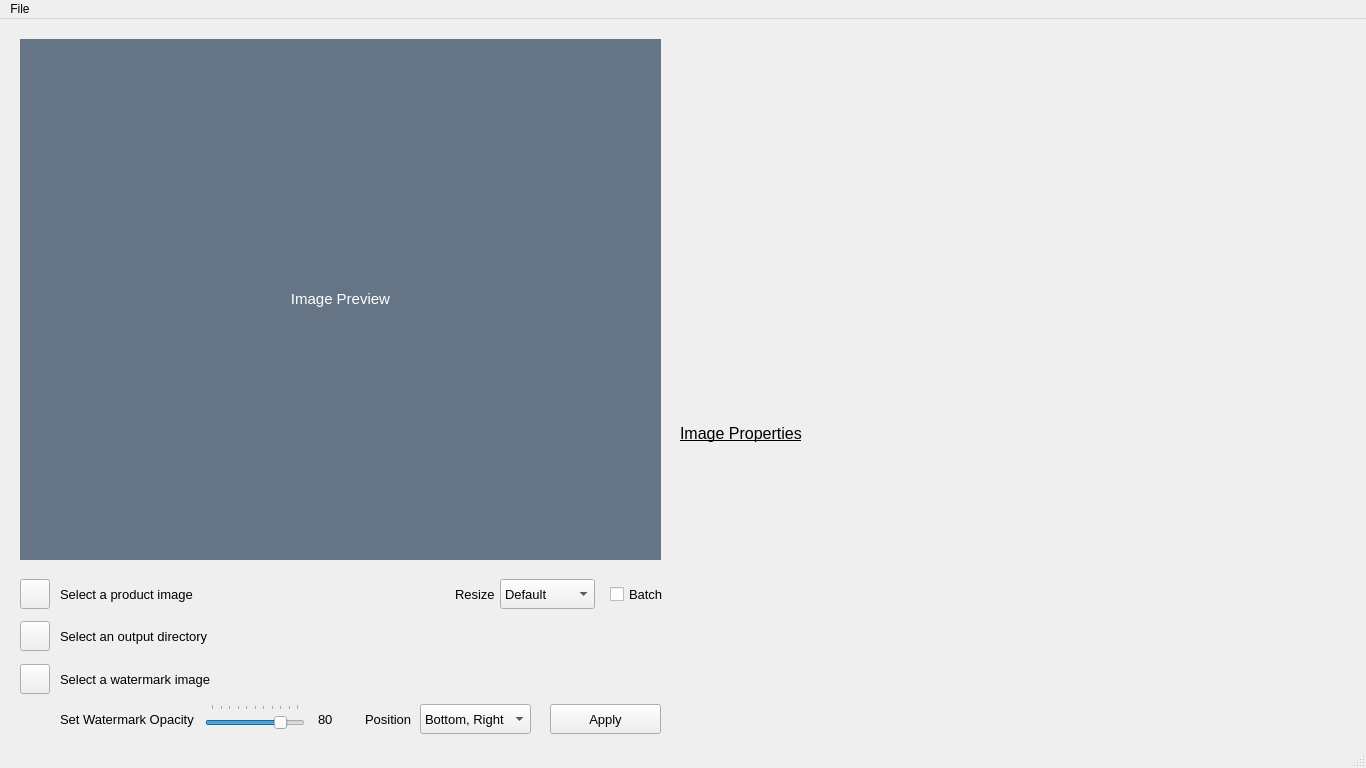
<?xml version="1.0" encoding="UTF-8"?>
<ui version="4.0">
 <class>MainWindow</class>
 <widget class="QMainWindow" name="MainWindow">
  <property name="geometry">
   <rect>
    <x>0</x>
    <y>0</y>
    <width>1366</width>
    <height>768</height>
   </rect>
  </property>
  <property name="minimumSize">
   <size>
    <width>1366</width>
    <height>768</height>
   </size>
  </property>
  <property name="maximumSize">
   <size>
    <width>1366</width>
    <height>768</height>
   </size>
  </property>
  <property name="windowTitle">
   <string>Inchcape Digital PartScribe™</string>
  </property>
  <widget class="QWidget" name="centralwidget">
   <widget class="QPushButton" name="btnApplyWM">
    <property name="geometry">
     <rect>
      <x>550</x>
      <y>685</y>
      <width>111</width>
      <height>30</height>
     </rect>
    </property>
    <property name="font">
     <font>
      <pointsize>10</pointsize>
     </font>
    </property>
    <property name="text">
     <string>Apply</string>
    </property>
   </widget>
   <widget class="QLabel" name="lblImage">
    <property name="geometry">
     <rect>
      <x>20</x>
      <y>20</y>
      <width>641</width>
      <height>521</height>
     </rect>
    </property>
    <property name="font">
     <font>
      <pointsize>11</pointsize>
     </font>
    </property>
    <property name="styleSheet">
     <string notr="true">border-color: rgb(0, 0, 0);
background-color: rgba(21, 44, 71, 160);</string>
    </property>
    <property name="text">
     <string>&lt;html&gt;&lt;head/&gt;&lt;body&gt;&lt;p&gt;&lt;span style=&quot; color:#ffffff;&quot;&gt;Image Preview&lt;/span&gt;&lt;/p&gt;&lt;/body&gt;&lt;/html&gt;</string>
    </property>
    <property name="scaledContents">
     <bool>false</bool>
    </property>
    <property name="alignment">
     <set>Qt::AlignCenter</set>
    </property>
   </widget>
   <widget class="QComboBox" name="cbWmPos">
    <property name="geometry">
     <rect>
      <x>420</x>
      <y>685</y>
      <width>111</width>
      <height>30</height>
     </rect>
    </property>
    <property name="font">
     <font>
      <pointsize>10</pointsize>
     </font>
    </property>
    <item>
     <property name="text">
      <string>Bottom, Right</string>
     </property>
    </item>
    <item>
     <property name="text">
      <string>Bottom, Center</string>
     </property>
    </item>
    <item>
     <property name="text">
      <string>Bottom, Left</string>
     </property>
    </item>
    <item>
     <property name="text">
      <string>Top, Right</string>
     </property>
    </item>
    <item>
     <property name="text">
      <string>Top, Center</string>
     </property>
    </item>
    <item>
     <property name="text">
      <string>Top, Left</string>
     </property>
    </item>
    <item>
     <property name="text">
      <string>Center, Right</string>
     </property>
    </item>
    <item>
     <property name="text">
      <string>Center</string>
     </property>
    </item>
    <item>
     <property name="text">
      <string>Center, Left</string>
     </property>
    </item>
   </widget>
   <widget class="QPushButton" name="btnSelectWM">
    <property name="geometry">
     <rect>
      <x>20</x>
      <y>645</y>
      <width>30</width>
      <height>30</height>
     </rect>
    </property>
    <property name="icon">
     <iconset>
      <normaloff>Resources/star.svg</normaloff>Resources/star.svg</iconset>
    </property>
    <property name="iconSize">
     <size>
      <width>30</width>
      <height>30</height>
     </size>
    </property>
   </widget>
   <widget class="QSlider" name="sldTransparency">
    <property name="geometry">
     <rect>
      <x>205</x>
      <y>685</y>
      <width>100</width>
      <height>30</height>
     </rect>
    </property>
    <property name="font">
     <font>
      <pointsize>10</pointsize>
     </font>
    </property>
    <property name="maximum">
     <number>100</number>
    </property>
    <property name="value">
     <number>80</number>
    </property>
    <property name="sliderPosition">
     <number>80</number>
    </property>
    <property name="orientation">
     <enum>Qt::Horizontal</enum>
    </property>
    <property name="tickPosition">
     <enum>QSlider::TicksAbove</enum>
    </property>
   </widget>
   <widget class="QPushButton" name="btnSelImg">
    <property name="geometry">
     <rect>
      <x>20</x>
      <y>560</y>
      <width>30</width>
      <height>30</height>
     </rect>
    </property>
    <property name="text">
     <string/>
    </property>
    <property name="icon">
     <iconset>
      <normaloff>Resources/image.svg</normaloff>Resources/image.svg</iconset>
    </property>
    <property name="iconSize">
     <size>
      <width>30</width>
      <height>30</height>
     </size>
    </property>
   </widget>
   <widget class="QPushButton" name="btnSelDir">
    <property name="geometry">
     <rect>
      <x>20</x>
      <y>602</y>
      <width>30</width>
      <height>30</height>
     </rect>
    </property>
    <property name="text">
     <string/>
    </property>
    <property name="icon">
     <iconset>
      <normaloff>Resources/folder.svg</normaloff>Resources/folder.svg</iconset>
    </property>
    <property name="iconSize">
     <size>
      <width>30</width>
      <height>30</height>
     </size>
    </property>
   </widget>
   <widget class="QLabel" name="lblFile">
    <property name="geometry">
     <rect>
      <x>60</x>
      <y>560</y>
      <width>380</width>
      <height>30</height>
     </rect>
    </property>
    <property name="font">
     <font>
      <pointsize>10</pointsize>
     </font>
    </property>
    <property name="text">
     <string>Select a product image</string>
    </property>
   </widget>
   <widget class="QLabel" name="lblDir">
    <property name="geometry">
     <rect>
      <x>60</x>
      <y>602</y>
      <width>601</width>
      <height>30</height>
     </rect>
    </property>
    <property name="font">
     <font>
      <pointsize>10</pointsize>
     </font>
    </property>
    <property name="text">
     <string>Select an output directory</string>
    </property>
   </widget>
   <widget class="QLabel" name="lblWM">
    <property name="geometry">
     <rect>
      <x>60</x>
      <y>645</y>
      <width>601</width>
      <height>30</height>
     </rect>
    </property>
    <property name="font">
     <font>
      <pointsize>10</pointsize>
     </font>
    </property>
    <property name="text">
     <string>Select a watermark image</string>
    </property>
   </widget>
   <widget class="QLabel" name="lblTransparency">
    <property name="geometry">
     <rect>
      <x>60</x>
      <y>685</y>
      <width>140</width>
      <height>30</height>
     </rect>
    </property>
    <property name="font">
     <font>
      <pointsize>10</pointsize>
     </font>
    </property>
    <property name="text">
     <string>Set Watermark Opacity</string>
    </property>
   </widget>
   <widget class="QLabel" name="lblLogo">
    <property name="geometry">
     <rect>
      <x>1160</x>
      <y>10</y>
      <width>192</width>
      <height>35</height>
     </rect>
    </property>
    <property name="text">
     <string/>
    </property>
    <property name="pixmap">
     <pixmap>Resources/inchcapelogo.png</pixmap>
    </property>
    <property name="scaledContents">
     <bool>true</bool>
    </property>
    <property name="alignment">
     <set>Qt::AlignCenter</set>
    </property>
    <property name="wordWrap">
     <bool>false</bool>
    </property>
   </widget>
   <widget class="QLabel" name="lblWmPos">
    <property name="geometry">
     <rect>
      <x>365</x>
      <y>685</y>
      <width>51</width>
      <height>30</height>
     </rect>
    </property>
    <property name="font">
     <font>
      <pointsize>10</pointsize>
     </font>
    </property>
    <property name="text">
     <string>Position</string>
    </property>
   </widget>
   <widget class="QLabel" name="lblSlider">
    <property name="geometry">
     <rect>
      <x>318</x>
      <y>685</y>
      <width>41</width>
      <height>30</height>
     </rect>
    </property>
    <property name="font">
     <font>
      <pointsize>10</pointsize>
     </font>
    </property>
    <property name="text">
     <string>80</string>
    </property>
   </widget>
   <widget class="QComboBox" name="cbRes">
    <property name="geometry">
     <rect>
      <x>500</x>
      <y>560</y>
      <width>95</width>
      <height>30</height>
     </rect>
    </property>
    <property name="font">
     <font>
      <pointsize>10</pointsize>
     </font>
    </property>
    <item>
     <property name="text">
      <string>Default</string>
     </property>
    </item>
    <item>
     <property name="text">
      <string>1200 x 1200</string>
     </property>
    </item>
    <item>
     <property name="text">
      <string>515 x 515</string>
     </property>
    </item>
    <item>
     <property name="text">
      <string>365 x 246</string>
     </property>
    </item>
    <item>
     <property name="text">
      <string>300 x 300</string>
     </property>
    </item>
    <item>
     <property name="text">
      <string>96 x 96</string>
     </property>
    </item>
    <item>
     <property name="text">
      <string>65 x 65</string>
     </property>
    </item>
    <item>
     <property name="text">
      <string>30 x 30</string>
     </property>
    </item>
   </widget>
   <widget class="QLabel" name="lblRes">
    <property name="geometry">
     <rect>
      <x>455</x>
      <y>560</y>
      <width>45</width>
      <height>30</height>
     </rect>
    </property>
    <property name="font">
     <font>
      <pointsize>10</pointsize>
     </font>
    </property>
    <property name="text">
     <string>Resize</string>
    </property>
   </widget>
   <widget class="QCheckBox" name="tbBatch">
    <property name="geometry">
     <rect>
      <x>610</x>
      <y>560</y>
      <width>60</width>
      <height>30</height>
     </rect>
    </property>
    <property name="font">
     <font>
      <pointsize>10</pointsize>
     </font>
    </property>
    <property name="text">
     <string>Batch</string>
    </property>
   </widget>
   <widget class="QLabel" name="lblImgProp">
    <property name="geometry">
     <rect>
      <x>680</x>
      <y>430</y>
      <width>320</width>
      <height>111</height>
     </rect>
    </property>
    <property name="font">
     <font>
      <pointsize>10</pointsize>
     </font>
    </property>
    <property name="text">
     <string/>
    </property>
    <property name="alignment">
     <set>Qt::AlignLeading|Qt::AlignLeft|Qt::AlignTop</set>
    </property>
   </widget>
   <widget class="QLabel" name="lblImgPropHeader">
    <property name="geometry">
     <rect>
      <x>680</x>
      <y>400</y>
      <width>320</width>
      <height>30</height>
     </rect>
    </property>
    <property name="font">
     <font>
      <pointsize>12</pointsize>
     </font>
    </property>
    <property name="text">
     <string>&lt;html&gt;&lt;head/&gt;&lt;body&gt;&lt;p&gt;&lt;span style=&quot; font-size:12pt; text-decoration: underline;&quot;&gt;Image Properties&lt;/span&gt;&lt;/p&gt;&lt;/body&gt;&lt;/html&gt;</string>
    </property>
   </widget>
   <widget class="QLabel" name="lblWmImgProp">
    <property name="geometry">
     <rect>
      <x>1020</x>
      <y>430</y>
      <width>320</width>
      <height>111</height>
     </rect>
    </property>
    <property name="font">
     <font>
      <pointsize>10</pointsize>
     </font>
    </property>
    <property name="text">
     <string/>
    </property>
    <property name="alignment">
     <set>Qt::AlignLeading|Qt::AlignLeft|Qt::AlignTop</set>
    </property>
   </widget>
   <widget class="QLabel" name="lblFooter">
    <property name="geometry">
     <rect>
      <x>1170</x>
      <y>510</y>
      <width>195</width>
      <height>213</height>
     </rect>
    </property>
    <property name="text">
     <string/>
    </property>
    <property name="pixmap">
     <pixmap>Resources/carfooter.png</pixmap>
    </property>
    <property name="scaledContents">
     <bool>true</bool>
    </property>
    <property name="alignment">
     <set>Qt::AlignCenter</set>
    </property>
    <property name="wordWrap">
     <bool>false</bool>
    </property>
   </widget>
   <zorder>lblFooter</zorder>
   <zorder>btnApplyWM</zorder>
   <zorder>lblImage</zorder>
   <zorder>cbWmPos</zorder>
   <zorder>btnSelectWM</zorder>
   <zorder>sldTransparency</zorder>
   <zorder>btnSelImg</zorder>
   <zorder>btnSelDir</zorder>
   <zorder>lblFile</zorder>
   <zorder>lblDir</zorder>
   <zorder>lblWM</zorder>
   <zorder>lblTransparency</zorder>
   <zorder>lblLogo</zorder>
   <zorder>lblWmPos</zorder>
   <zorder>lblSlider</zorder>
   <zorder>cbRes</zorder>
   <zorder>lblRes</zorder>
   <zorder>tbBatch</zorder>
   <zorder>lblImgProp</zorder>
   <zorder>lblImgPropHeader</zorder>
   <zorder>lblWmImgProp</zorder>
  </widget>
  <widget class="QStatusBar" name="statusBar"/>
  <widget class="QMenuBar" name="menuBar">
   <property name="geometry">
    <rect>
     <x>0</x>
     <y>0</y>
     <width>1366</width>
     <height>22</height>
    </rect>
   </property>
   <widget class="QMenu" name="menuFile">
    <property name="title">
     <string>File</string>
    </property>
    <addaction name="actionRename"/>
   </widget>
   <addaction name="menuFile"/>
  </widget>
  <action name="actOpen">
   <property name="text">
    <string>Open File</string>
   </property>
  </action>
  <action name="actSelectFolder">
   <property name="text">
    <string>Select Folder</string>
   </property>
  </action>
  <action name="actionRename">
   <property name="text">
    <string>Rename</string>
   </property>
  </action>
 </widget>
 <resources/>
 <connections/>
</ui>
